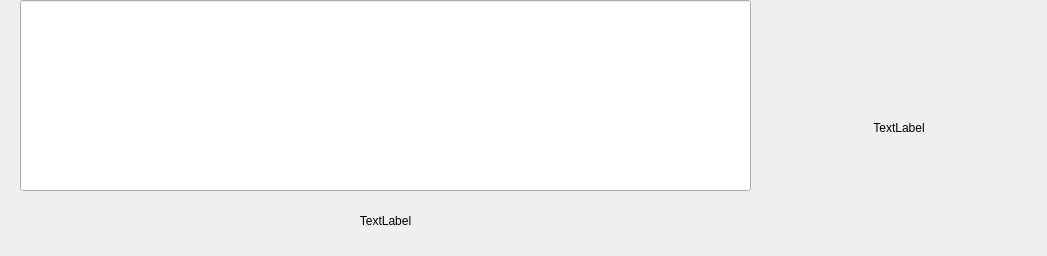
<?xml version="1.0" encoding="UTF-8"?>
<ui version="4.0">
 <class>MessageNode</class>
 <widget class="QWidget" name="MessageNode">
  <property name="geometry">
   <rect>
    <x>0</x>
    <y>0</y>
    <width>1047</width>
    <height>256</height>
   </rect>
  </property>
  <property name="windowTitle">
   <string>Form</string>
  </property>
  <widget class="QLineEdit" name="lineEdit">
   <property name="geometry">
    <rect>
     <x>20</x>
     <y>0</y>
     <width>731</width>
     <height>191</height>
    </rect>
   </property>
  </widget>
  <widget class="QLabel" name="label">
   <property name="geometry">
    <rect>
     <x>20</x>
     <y>190</y>
     <width>731</width>
     <height>61</height>
    </rect>
   </property>
   <property name="text">
    <string>TextLabel</string>
   </property>
   <property name="alignment">
    <set>Qt::AlignCenter</set>
   </property>
  </widget>
  <widget class="QLabel" name="label_2">
   <property name="geometry">
    <rect>
     <x>771</x>
     <y>0</y>
     <width>256</width>
     <height>256</height>
    </rect>
   </property>
   <property name="text">
    <string>TextLabel</string>
   </property>
   <property name="alignment">
    <set>Qt::AlignCenter</set>
   </property>
  </widget>
 </widget>
 <resources/>
 <connections/>
</ui>
